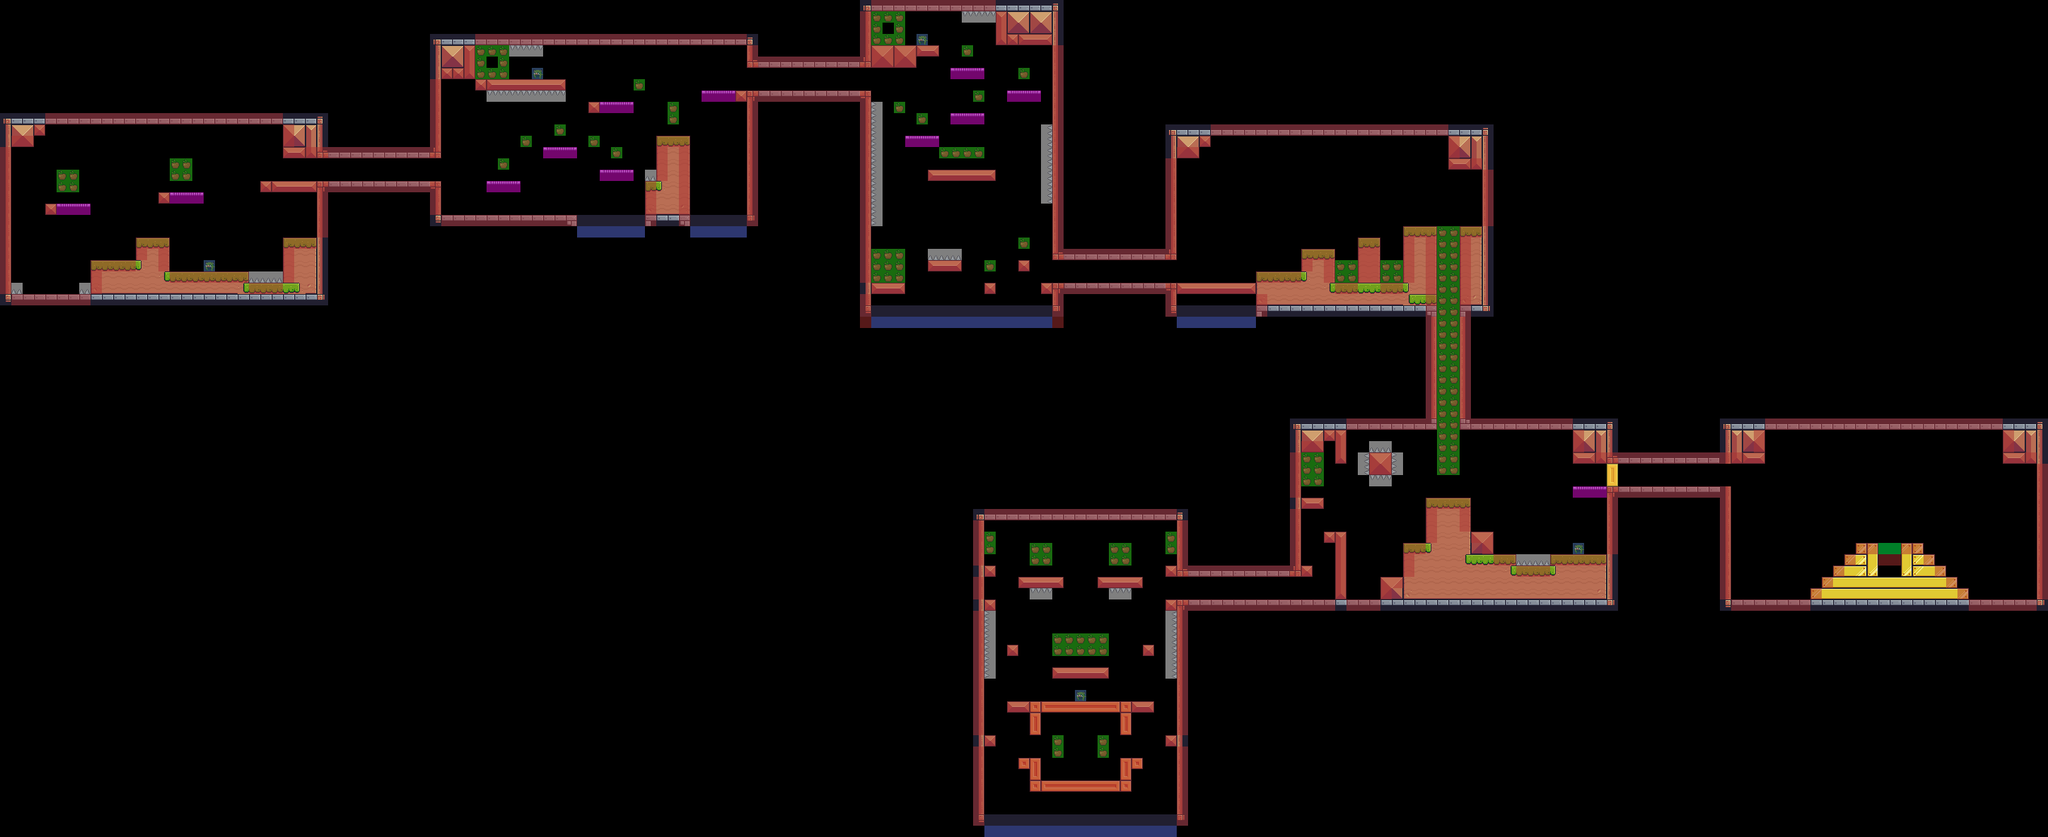

A 2D game scene composited from a Tiled map and its tileset images. What follows is a short description and the map's XML, with each tile layer's data collapsed to a summary:
An orthogonal 181x74 tile map with 16x16 px tiles, 2 tile layers (Tile Layer 1, DebugLayer), 1 hidden layer not drawn, 2 tilesets and 17 objects.

<map version="1.5" tiledversion="1.7.2" orientation="orthogonal" renderorder="right-down" width="181" height="74" tilewidth="16" tileheight="16" infinite="0" nextlayerid="4" nextobjectid="1">
 <tileset firstgid="1" name="TilemapTerrain" tilewidth="16" tileheight="16" tilecount="242" columns="22">
  <image source="../Terrain/Terrain (16x16).png" width="352" height="176" />
  <tile id="6">
   <objectgroup draworder="index" id="2">
    <object id="1" x="0" y="0" width="16" height="16" />
   </objectgroup>
  </tile>
  <tile id="7">
   <objectgroup draworder="index" id="2">
    <object id="1" x="0" y="0" width="16" height="16" />
   </objectgroup>
  </tile>
  <tile id="8">
   <objectgroup draworder="index" id="2">
    <object id="1" x="0" y="0" width="16" height="16" />
   </objectgroup>
  </tile>
  <tile id="9">
   <objectgroup draworder="index" id="2">
    <object id="1" x="0" y="0" width="16" height="16" />
   </objectgroup>
  </tile>
  <tile id="10">
   <objectgroup draworder="index" id="2">
    <object id="1" x="0" y="0" width="16" height="16" />
   </objectgroup>
  </tile>
  <tile id="12">
   <objectgroup draworder="index" id="2">
    <object id="1" x="0" y="0" width="16" height="16" />
   </objectgroup>
  </tile>
  <tile id="13">
   <objectgroup draworder="index" id="2">
    <object id="1" x="0" y="0" width="16" height="16" />
   </objectgroup>
  </tile>
  <tile id="14">
   <objectgroup draworder="index" id="2">
    <object id="1" x="0" y="0" width="16" height="16" />
   </objectgroup>
  </tile>
  <tile id="15">
   <objectgroup draworder="index" id="2">
    <object id="1" x="0" y="0" width="16" height="16" />
   </objectgroup>
  </tile>
  <tile id="28">
   <objectgroup draworder="index" id="2">
    <object id="1" x="0" y="0" width="16" height="16" />
   </objectgroup>
  </tile>
  <tile id="29">
   <objectgroup draworder="index" id="2">
    <object id="1" x="0" y="0" width="16" height="16" />
   </objectgroup>
  </tile>
  <tile id="30">
   <objectgroup draworder="index" id="2">
    <object id="1" x="0" y="0" width="16" height="16" />
   </objectgroup>
  </tile>
  <tile id="31">
   <objectgroup draworder="index" id="2">
    <object id="1" x="0" y="0" width="16" height="16" />
   </objectgroup>
  </tile>
  <tile id="32">
   <objectgroup draworder="index" id="2">
    <object id="1" x="0" y="0" width="16" height="16" />
   </objectgroup>
  </tile>
  <tile id="50">
   <objectgroup draworder="index" id="2">
    <object id="1" x="0" y="0" width="16" height="16" />
   </objectgroup>
  </tile>
  <tile id="51">
   <objectgroup draworder="index" id="2">
    <object id="1" x="0" y="0" width="16" height="16" />
   </objectgroup>
  </tile>
  <tile id="52">
   <objectgroup draworder="index" id="2">
    <object id="1" x="0" y="0" width="16" height="16" />
   </objectgroup>
  </tile>
  <wangsets>
   <wangset name="Terrains" type="mixed" tile="7">
    <wangcolor name="Grass" color="#ff0000" tile="7" probability="1" />
    <wangcolor name="Wood" color="#00ff00" tile="-1" probability="1" />
    <wangtile tileid="6" wangid="0,0,1,1,1,0,0,0" />
    <wangtile tileid="7" wangid="0,0,1,1,1,1,1,0" />
    <wangtile tileid="8" wangid="0,0,0,0,1,1,1,0" />
    <wangtile tileid="28" wangid="1,1,1,1,1,0,0,0" />
    <wangtile tileid="29" wangid="1,1,1,1,1,1,1,1" />
    <wangtile tileid="30" wangid="1,0,0,0,1,1,1,1" />
    <wangtile tileid="50" wangid="1,1,1,0,0,0,0,0" />
    <wangtile tileid="51" wangid="1,1,1,0,0,0,1,1" />
    <wangtile tileid="52" wangid="1,0,0,0,0,0,1,1" />
    <wangtile tileid="112" wangid="0,0,0,0,2,0,0,0" />
   </wangset>
  </wangsets>
 </tileset>
 <tileset firstgid="243" name="DebugTiles" tilewidth="16" tileheight="16" tilecount="25" columns="5">
  <image source="../Terrain/DebugTiles.png" width="80" height="80" />
  <tile id="0">
   <properties>
    <property name="Collision" type="int" value="0" />
   </properties>
  </tile>
  <tile id="1">
   <properties>
    <property name="Collision" type="int" value="4" />
   </properties>
  </tile>
  <tile id="2">
   <properties>
    <property name="Collision" type="int" value="0" />
   </properties>
  </tile>
 </tileset>
 <layer id="1" name="Tile Layer 1" width="181" height="74">
  <properties>
   <property name="Draw" type="int" value="1" />
  </properties>
  <data>[13394 cells, 1251 non-empty, 55 distinct tile ids]</data>
 </layer>
 <layer id="2" name="DebugLayer" width="181" height="74">
  <properties>
   <property name="Draw" type="int" value="0" />
   <property name="Navigation" type="int" value="1" />
  </properties>
  <data>[13394 cells, 1082 non-empty, 14 distinct tile ids]</data>
 </layer>
 <layer id="3" name="WalkableLayer" width="181" height="74" visible="0" locked="1">
  <properties>
   <property name="Draw" type="int" value="0" />
   <property name="walkable" type="int" value="1" />
  </properties>
  <data>[13394 cells, 2043 non-empty, 1 distinct tile ids]</data>
 </layer>
</map>